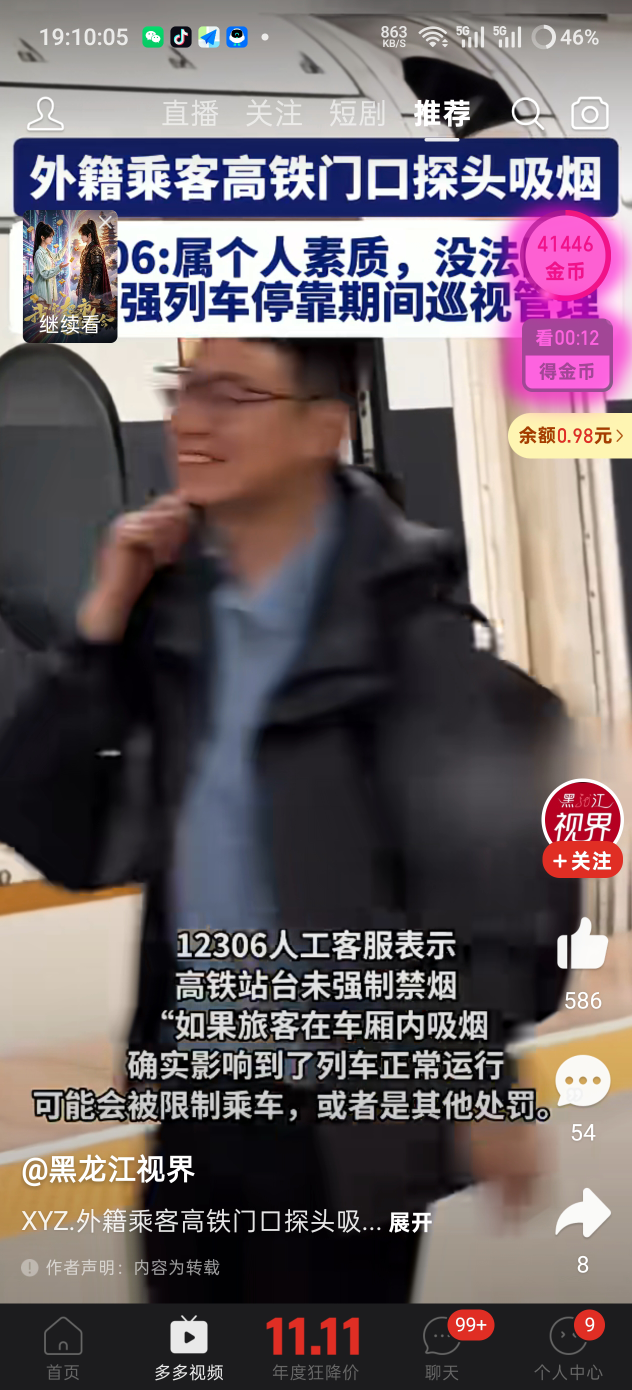
#> input picture shoot/紫色部分圈出来的是需要识别的部分.png, 1264 x 2780 px (shown at 1/2 size)
$ python selftest.py
#> lines starting #> are read from the running program, lines starting #| are printed output that depends on the picture
### vision/imgio.py
# -*- coding: utf-8 -*-
"""图片读写小工具。

Windows 上 cv2.imread / cv2.imwrite 不支持非 ASCII 路径,项目路径和
截图文件名都可能有中文,所以统一走 np.fromfile + imdecode。
"""

import os

import cv2
import numpy as np


def imread(path, flags=cv2.IMREAD_COLOR):
    """读图,支持中文路径。失败返回 None。"""
#> called with path = 'shoot/紫色部分圈出来的是需要识别的部分.png', flags = 1
    try:
        buf = np.fromfile(path, dtype=np.uint8)
    except OSError:
        return None
    if buf.size == 0:
        return None
    img = cv2.imdecode(buf, flags)
#> img is the input picture: shape (2780, 1264, 3); mean B, G, R 102.3, 98.2, 109
    return img


# [16 lines left out: function imwrite, not called in this run]

### vision/canvas.py
# -*- coding: utf-8 -*-
"""16:9 标准画布。

为什么要它
----------
模板匹配对**尺度**敏感:同一张模板图,在 1080p 和 1264 宽的手机上
像素尺寸不一样,不归一化就一定对不上。MAA 的做法是强制设备分辨率
(虚拟屏锁 16:9),我们做不到改真机分辨率,只能在两边各做一次几何变换:

    设备截图 --normalize--> 1080x1920 标准画布 --match--> 命中框(画布坐标)
                                                        |
    设备坐标 <--to_device---------------------------------+

模板全部在标准画布上裁剪、模板框和点击点全部用画布坐标表达,于是
"手机分辨率"这件事只出现在这一个文件里。

policy
------
stretch(默认)  直接把画面缩放到 1080x1920。长宽比不是 16:9 的手机会有
               轻微的纵向压缩(1264x2780 约 19%)。好处是画布恒定、
               两边变换严格互逆,点击位置精确。
fit            等比缩放后居中黑边。图像不变形,但非 16:9 的机器会留下
               黑边,画布内容区变小。适合和别的 16:9 设备混用模板时。
"""

import cv2
import numpy as np

CANON_W = 1080
CANON_H = 1920


class Canvas:
    """设备像素 <-> 1080x1920 标准画布 的双向映射。"""

    def __init__(self, dev_w, dev_h, policy="stretch", size=(CANON_W, CANON_H)):
        if dev_w <= 0 or dev_h <= 0:
            raise ValueError("设备分辨率无效: %sx%s" % (dev_w, dev_h))
        self.dev_w = int(dev_w)
        self.dev_h = int(dev_h)
        self.width, self.height = int(size[0]), int(size[1])
        self.policy = policy if policy in ("stretch", "fit") else "stretch"

        if self.policy == "stretch":
            # 逐轴独立缩放:画布永远铺满,内容可能轻微变形
            self._sx = self.width / float(self.dev_w)
            self._sy = self.height / float(self.dev_h)
            self._ox = self._oy = 0
            self.cw, self.ch = self.width, self.height
        else:
            # 等比缩放 + 居中留黑边:内容不变形,但四周可能有 padding
            s = min(self.width / float(self.dev_w), self.height / float(self.dev_h))
            self._sx = self._sy = s
            self.cw = max(1, int(round(self.dev_w * s)))
            self.ch = max(1, int(round(self.dev_h * s)))
            self._ox = (self.width - self.cw) // 2
            self._oy = (self.height - self.ch) // 2

    # -- 归一化 --------------------------------------------------------
    def normalize(self, frame):
        """设备原始帧(BGR) -> 标准画布(BGR)。"""
        if frame is None:
            return None
        h, w = frame.shape[:2]
        if (w, h) == (self.width, self.height):
            return frame
        if self.policy == "stretch":
            interp = cv2.INTER_AREA if (w > self.width) else cv2.INTER_LINEAR
            return cv2.resize(frame, (self.width, self.height), interpolation=interp)
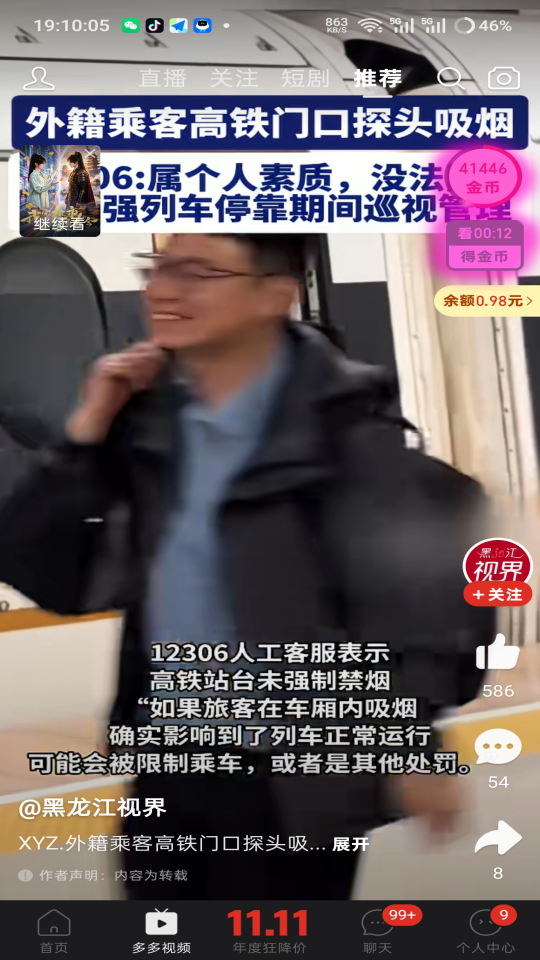
#> returned value: shape (1920, 1080, 3) (shown at 1/2 size); mean of channels 0, 1, 2 102.3, 98.2, 109; drawn as B, G, R
#> (the rest of the program and of its run is left out)
